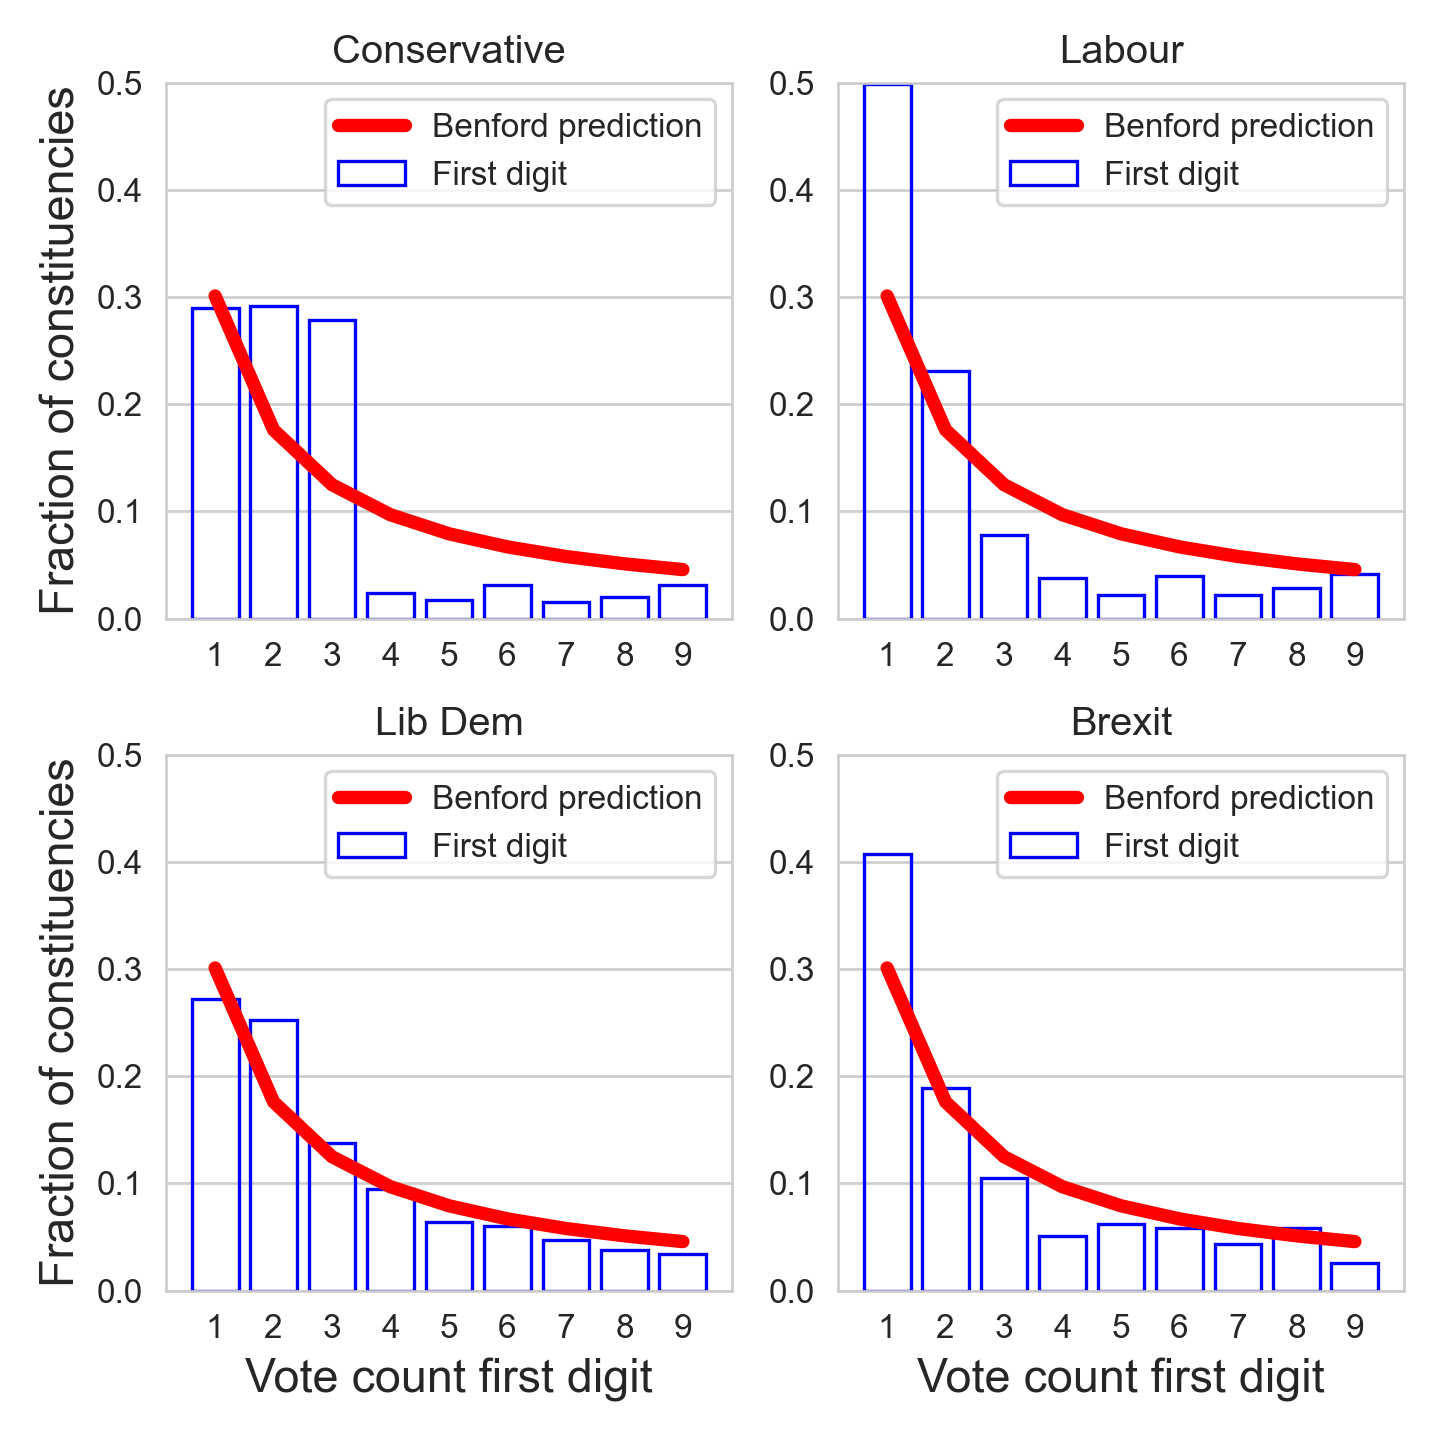

Source code (Python):
# -*- coding: utf-8 -*-
"""
Created on Tue Nov 10 15:51:20 2020
"""

import numpy as np
import pandas as pd
import matplotlib.pyplot as plt
import seaborn as sns
import matplotlib as mpl

# figure format
sns.set_style('whitegrid')
mpl.rcParams['axes.grid.axis'] = 'y'

# load data and define functions to extract Benford values
df = pd.read_csv('./data/UK_GE_constituency_results.csv')
first_digit = lambda X : np.array([ int(str(x)[0]) for x in X ])
digit_bars = lambda X : np.histogram(X,bins=np.arange(0.5,10))[0]
digits = np.arange(1,10)
benfords_norm = np.log10(1 + 1/digits)

# load top 4 national party counts: conservative, labour, lib dem, brexit,
# and save their names for axis titles.
party_keys = np.array([ 'con','lab','ld','brexit' ])
party_names = np.array([ 'Conservative','Labour','Lib Dem','Brexit'])
party_votes = { k : digit_bars(first_digit(df[k])) for k in party_keys }

# make figure.
kws = {
   'xticks' : digits,
   'ylim' : [0,0.5],
   }
fig,axs = plt.subplots(2,2,subplot_kw=kws,figsize=(6,6))

for a,k in enumerate(party_keys):
    ax = axs.flatten()[a]
    ax.set_title(party_names[a])
    ax.bar(digits,party_votes[k] / party_votes[k].sum(),label='First digit',
           color='None',edgecolor='blue')
    ax.plot(digits,benfords_norm,'r-',lw=4,label='Benford prediction')
    ax.legend()

for ax in axs[:,0]:
    ax.set_ylabel('Fraction of constituencies',fontsize=14)
for ax in axs[1]:
    ax.set_xlabel('Vote count first digit',fontsize=14)

fig.tight_layout()
fig.savefig('./UK_2019.png',dpi=240)
plt.close(fig.number)
